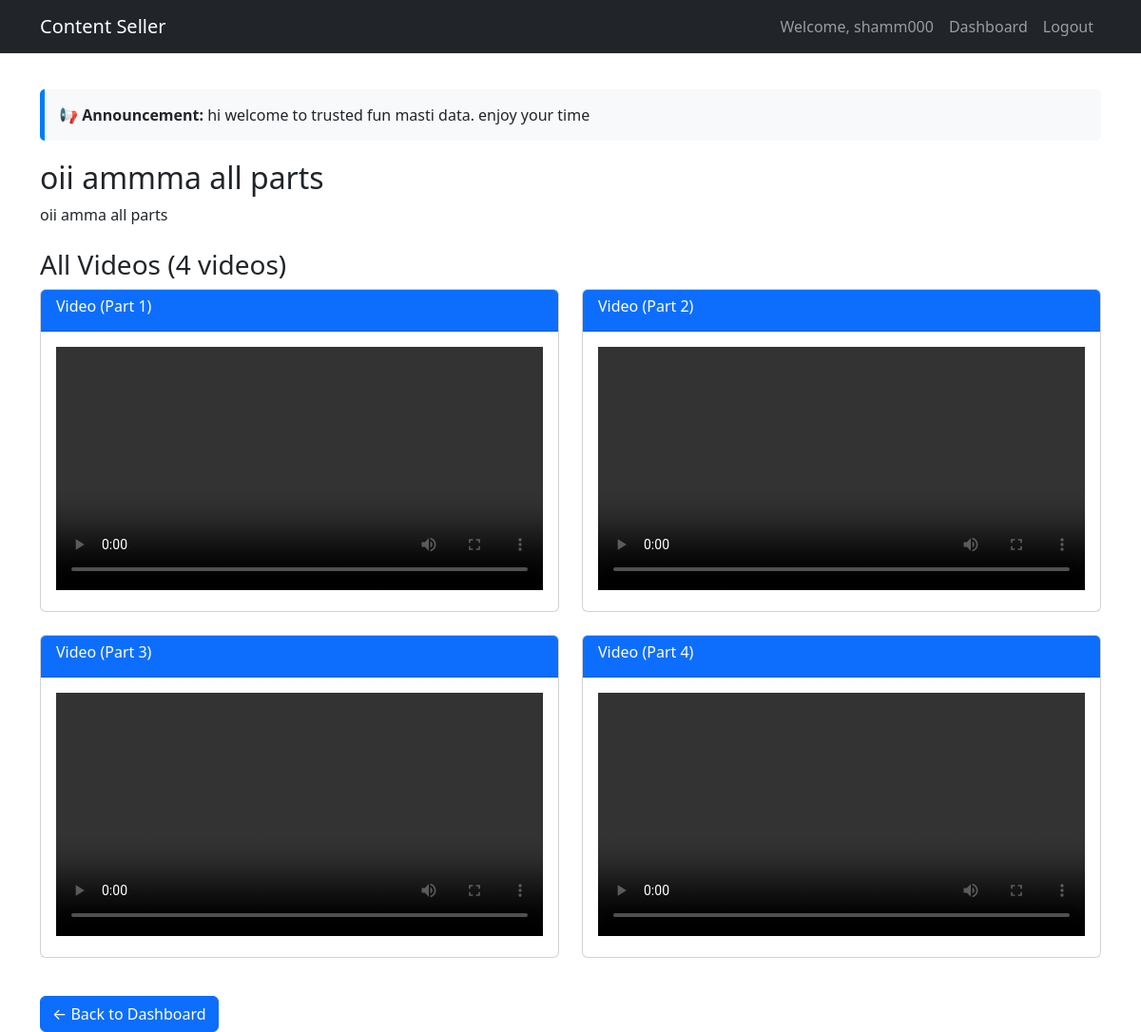
Screenshot of /content/videos/1/ (signed in) with the database file from the repository.
### users/models.py (models this page shows, shortened)
class User(AbstractUser):
    ROLE_CHOICES = (
        ('admin', 'Admin'),
        ('creator', 'Creator'),
        ('buyer', 'Buyer'),
    )
    role = models.CharField(max_length=10, choices=ROLE_CHOICES, default='buyer')
    balance = models.DecimalField(max_digits=10, decimal_places=2, default=0)

### content/models.py (models this page shows, shortened)
class SiteMessage(models.Model):
    message = models.TextField()
    is_active = models.BooleanField(default=True)
    updated_at = models.DateTimeField(auto_now=True)
    class Meta:
        verbose_name = "Admin Message"
        verbose_name_plural = "Admin Messages"

class Content(models.Model):
    CONTENT_TYPES = (
        ('link', 'Link'),
        ('video', 'Video'),
    )
    zip_file = models.FileField(upload_to='content_zips/', blank=True, null=True, help_text="Upload a ZIP file containing all videos")
    creator = models.ForeignKey(settings.AUTH_USER_MODEL, on_delete=models.CASCADE, limit_choices_to={'role': 'creator'})
    title = models.CharField(max_length=200)
    description = models.TextField()
    content_type = models.CharField(max_length=10, choices=CONTENT_TYPES)
    link_url = models.URLField(blank=True, null=True)
    video_file = models.FileField(upload_to='videos/', blank=True, null=True)
    price = models.DecimalField(max_digits=10, decimal_places=2)
    is_active = models.BooleanField(default=True)
    is_approved = models.BooleanField(default=False, help_text="Admin approval required before buyers can see")
    created_at = models.DateTimeField(auto_now_add=True)
    updated_at = models.DateTimeField(auto_now=True)

class Video(models.Model):
    content = models.ForeignKey(Content, on_delete=models.CASCADE, related_name='videos')
    video_file = models.FileField(upload_to='videos/')
    title = models.CharField(max_length=200, blank=True)
    order = models.PositiveIntegerField(default=0)
    uploaded_at = models.DateTimeField(auto_now_add=True)
    class Meta:
        ordering = ['order', 'uploaded_at']

### content/views.py (the view)
# urls.py: path('videos/<int:content_id>/', views.view_content_videos, name='view_content_videos'),
@login_required
def view_content_videos(request, content_id):
    content = get_object_or_404(Content, id=content_id, is_active=True)
    has_purchased = Order.objects.filter(buyer=request.user, content=content, status='verified').exists()
    if not has_purchased:
        messages.error(request, 'You have not purchased this content.')
        return redirect('buyer_dashboard')
    return render(request, 'content/view_videos.html', {'content': content})

### content/context_processors.py (called while the page is built)
def admin_message(request):
    msg = SiteMessage.objects.filter(is_active=True).first()
    return {'admin_message': msg.message if msg else None}

### templates/content/view_videos.html (shortened to what this page needs)
{% extends "base.html" %}
{% block content %}
<h2>{{ content.title }}</h2>
<p>{{ content.description }}</p>
<h3 class="mt-4">All Videos ({{ content.videos.all|length }} videos)</h3>
<div class="row">
    {% for video in content.videos.all %}
        <div class="col-md-6 mb-4">
            <div class="card">
                <div class="card-header bg-primary text-white">
                    <h6>{{ video.title|default:"Video" }} (Part {{ forloop.counter }})</h6>
                </div>
                <div class="card-body">
                    <video width="100%" controls>
                        <source src="{{ video.video_file.url }}" type="video/mp4">
                    </video>
                </div>
            </div>
        </div>
    {% empty %}
        <p>No videos available for this content.</p>
    {% endfor %}
</div>
<a href="{% url 'buyer_dashboard' %}" class="btn btn-primary mt-3">← Back to Dashboard</a>
{% endblock %}

### templates/base.html (shortened to what this page needs)
{% load static %}
<!DOCTYPE html>
<html lang="en">
<head>
    <link href="https://cdn.jsdelivr.net/npm/bootstrap@5.3.2/dist/css/bootstrap.min.css" rel="stylesheet">
</head>
<body>
    <nav class="navbar navbar-expand-lg navbar-dark bg-dark fixed-top">
        <div class="container">
            <a class="navbar-brand" href="{% url 'home' %}">Content Seller</a>
            <div class="collapse navbar-collapse">
                <ul class="navbar-nav ms-auto">
                    {% if user.is_authenticated %}
                        <li class="nav-item"><span class="nav-link">Welcome, {{ user.username }}</span></li>
                        {% if user.role == 'buyer' %}
                            <li class="nav-item"><a class="nav-link" href="{% url 'buyer_dashboard' %}">Dashboard</a></li>
                        {% elif user.role == 'creator' %}
                            <li class="nav-item"><a class="nav-link" href="{% url 'creator_dashboard' %}">Dashboard</a></li>
                        {% endif %}
                        <li class="nav-item">
                            <form method="post" action="{% url 'logout' %}">
                                <button type="submit" class="btn btn-link nav-link">Logout</button>
                            </form>
                        </li>
                    {% else %}
                        <li class="nav-item"><a class="nav-link" href="{% url 'login' %}">Login</a></li>
                        <li class="nav-item"><a class="nav-link" href="{% url 'creator_register' %}">Register as Creator</a></li>
                        <li class="nav-item"><a class="nav-link" href="{% url 'buyer_register' %}">Register as Buyer</a></li>
                    {% endif %}
                </ul>
            </div>
        </div>
    </nav>
    <div class="container mt-4">
        {% if admin_message %}
            <div class="message-banner">
                <strong>📢 Announcement:</strong> {{ admin_message }}
            </div>
        {% endif %}
        {% block content %}{% endblock %}
    </div>
</body>
</html>

### templates/base.html (style rules this page uses)
body { padding-top: 70px; }
.message-banner { background-color: #f8f9fa; border-left: 5px solid #007bff; padding: 15px; margin-bottom: 20px; border-radius: 5px; }

### rows the page displays
User: username "shamm000"
SiteMessage: message "hi welcome to trusted fun masti data. enjoy your time"
Content: title "oii ammma all parts", description "oii amma all parts", videos.all|length "4"
Video: title "Video"
Video: title "Video"
Video: title "Video"
Video: title "Video"
